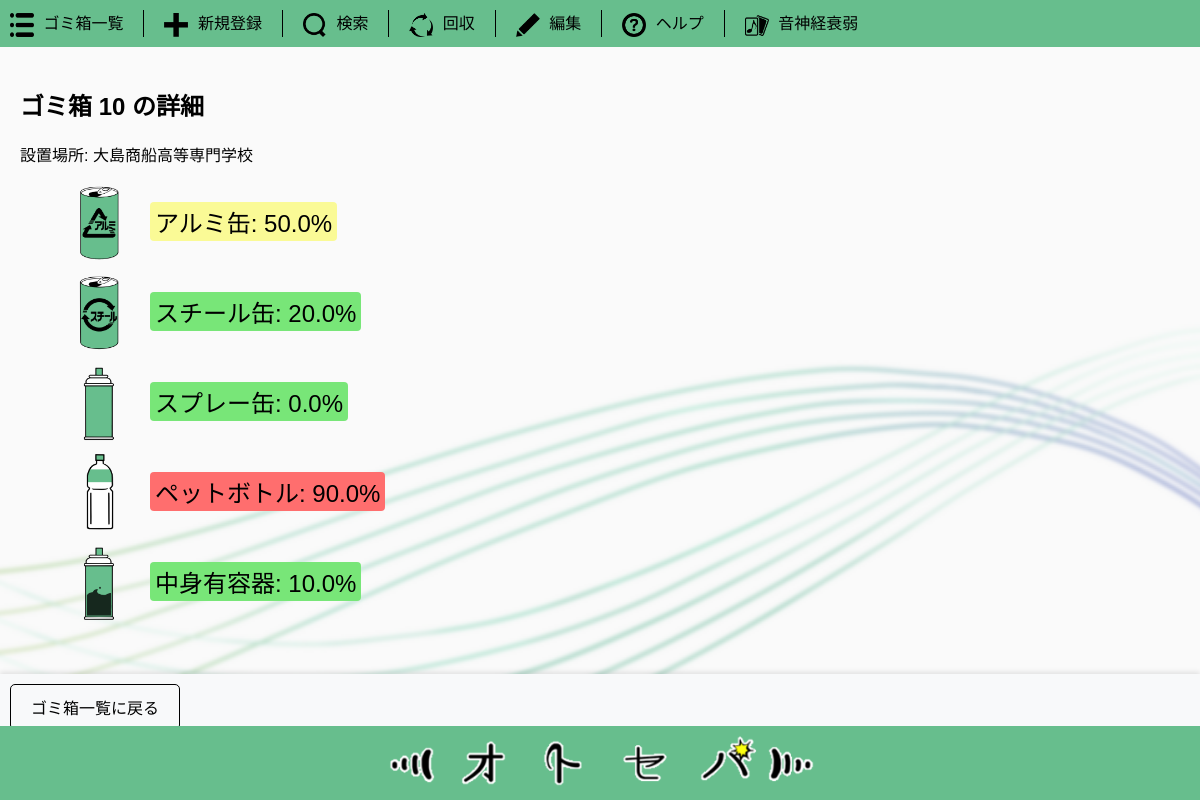
The page /bin/10 on the database its author committed.
### tables this page shows
CREATE TABLE bins (
                id TEXT PRIMARY KEY,
                location TEXT NOT NULL
            );

CREATE TABLE garbage (
                bin_id TEXT,
                type TEXT,
                count INTEGER,
                PRIMARY KEY (bin_id, type),
                FOREIGN KEY (bin_id) REFERENCES bins (id)
            );

### app.py (the view)
@app.route('/bin/<string:bin_id>')
def bin_details(bin_id):
    try:
        conn = get_db() # データベース接続を取得
        cursor = conn.cursor()
        cursor.execute("SELECT * FROM bins WHERE id = ?", (bin_id,))
        bin_data = cursor.fetchone() # 指定されたIDの情報を取得
        if bin_data is None:
            logging.error(f"ゴミ箱データが存在しません。") # エラーログ
            flash(f"ゴミ箱ID {bin_id} は存在しません。", 'warning')
            return redirect(url_for('index')) # 一覧ページにリダイレクト
        cursor.execute("SELECT type, count FROM garbage WHERE bin_id = ?", (bin_id,))
        garbage_data = cursor.fetchall()
        cursor.execute("SELECT type, capacity FROM capacities WHERE bin_id = ?", (bin_id,))
        capacity_data = cursor.fetchall()
        garbage_percentages = percentage(garbage_data, capacity_data)
    except sqlite3.Error as e:
        logging.error(f"ゴミ箱の詳細データ 取得エラー: {e}") # エラーをログに記録
        garbage_percentages = [] # エラー時パーセンテージリストを空にする
        flash("ゴミ箱の詳細を取得中にエラーが発生しました。", 'error')
    return render_template('bin_details.html', bin=bin_data, results=garbage_percentages)

### app.py (called while the page is built)
def get_db():
    if 'db' not in g:
        try:
            g.db = sqlite3.connect(DATABASE) # データベースに接続
        except sqlite3.Error as e:
            logging.error(f"データベース接続エラー: {e}") # エラーをログに記録
            raise
    return g.db

def percentage(garbage_data, capacity_data):
    capacities = {row[0]: row[1] for row in capacity_data} # 容量データを辞書に変換
    percentages = []
    for garbage_type, count in garbage_data:
        capacity = capacities.get(garbage_type, 1)  # 0除算対策でデフォルト値を1に設定
        percentage = (count / capacity) * 100 # パーセンテージ計算
        percentages.append((garbage_type, count, capacity, percentage)) # 結果をリストに追加
    return percentages

@app.teardown_appcontext
def close_connection(exception):
    db = g.pop('db', None) # グローバルオブジェクトからデータベース接続を取得
    if db is not None:
        db.close() # データベース接続を閉じる

### templates/bin_details.html (shortened to what this page needs)
{% extends 'layout.html' %}
{% block content %}
<h2>ゴミ箱 {{ bin[0] }} の詳細</h2>
<p>設置場所: {{ bin[1] }}</p>
<ul>
    {% for result in results %}
        <li class="garbage-item">
            <img src="{{ url_for('static', filename='icons/' ~ result[0] ~ '.svg') }}" alt="{{ result[0] }}" class="garbage-icon">
            {% if result[3] >= 80 %}
                <span class="percentage high">
            {% elif result[3] >= 50 %}
                <span class="percentage medium">
            {% else %}
                <span class="percentage low">
            {% endif %}
                {{ result[0] }}: {{ result[3] | round(2) }}%
            </span>
        </li>
    {% endfor %}
</ul>
{% endblock %}

### static/css/styles.css (style rules this page uses)
html, body { height: 100%; margin: 0; padding: 0; box-sizing: border-box; }
body { font-family: Arial, sans-serif; overflow-x: hidden; overflow-y: auto; background-image: url('/static/images/background3.png'); background-size: cover; background-position: center; background-repeat: no-repeat; }
body::after { content: ""; display: block; height: 60px; }
.percentage { padding: 2px 5px; color: #000; font-size: 24px; border-radius: 4px; }
.percentage.low { background-color: rgb(120, 230, 120); }
.percentage.medium { background-color: rgb(250, 250, 150); }
.percentage.high { background-color: rgb(255, 110, 110); }
.garbage-item { display: flex; align-items: center; margin-bottom: 10px; color: #000; }
.garbage-icon { width: 80px; height: 80px; margin-right: 10px; }

### rows shown on the page
bins: id "10", location "大島商船高等専門学校"
garbage: type (picture), type "アルミ缶", result "50.0"
garbage: type (picture), type "スチール缶", result "20.0"
garbage: type (picture), type "スプレー缶", result "0.0"
garbage: type (picture), type "ペットボトル", result "90.0"
garbage: type (picture), type "中身有容器", result "10.0"
